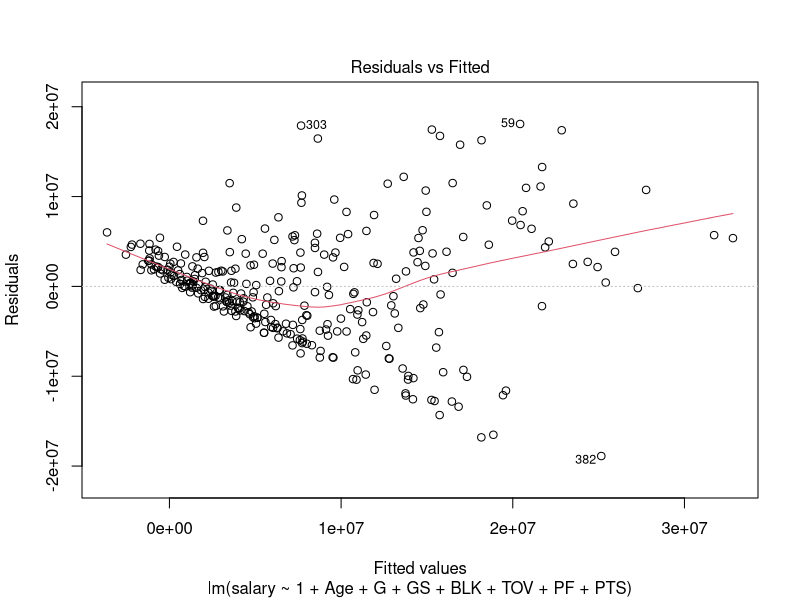
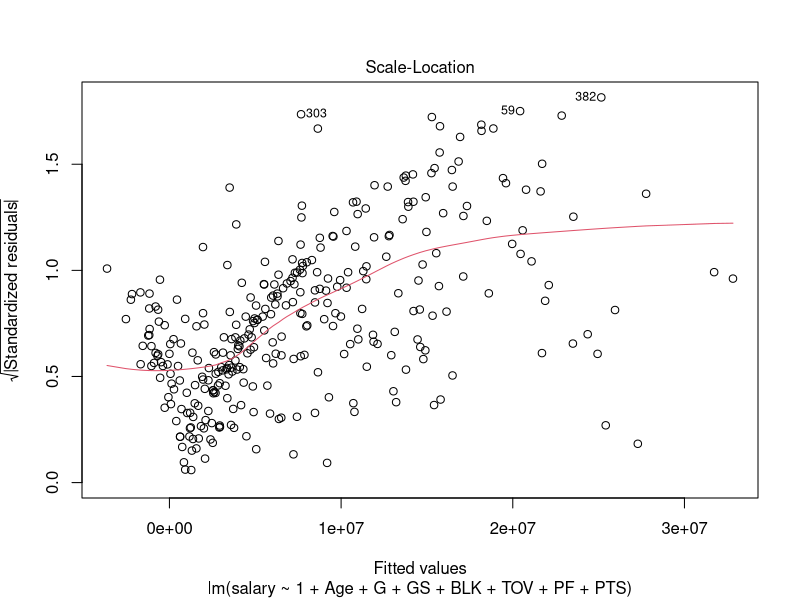
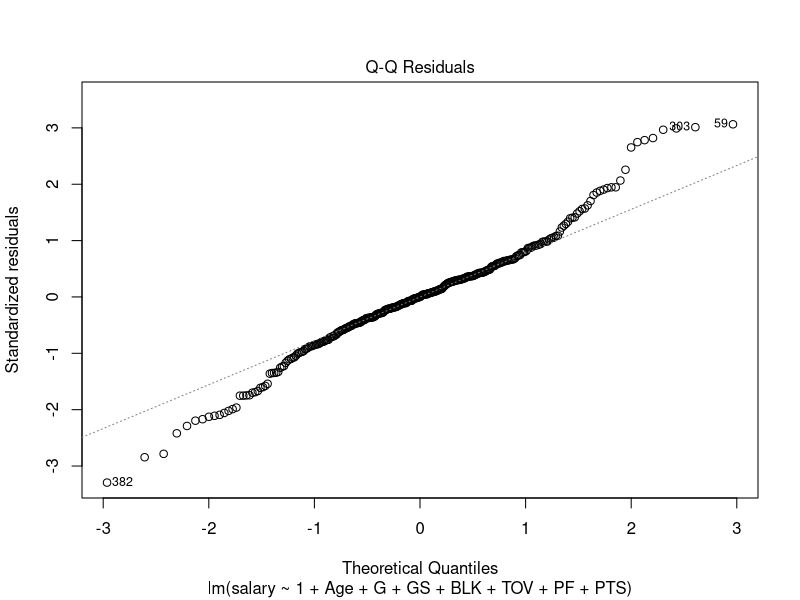

Write the R code that produced these figures, in order.
## ---- chunk 1
knitr::opts_chunk$set(echo = TRUE)
library(tidyverse)
library(dplyr)
## ---- chunk 2
player_stats_2019_20 <- read.csv("2019-20_player_stats.csv")
player_salaries_2019_20 <- read.csv("2019-20_player_salaries.csv")
#player_stats_2019_20
colnames(player_salaries_2019_20)[3] <- "Player"
#player_salaries_2019_20

player_stats_2020_21 <- read.csv("2020-21_player_stats.csv")
player_salaries_2020_21 <- read.csv("2020-21_player_salaries.csv")
#player_stats_2020_21
colnames(player_salaries_2020_21)[3] <- "salary"
#player_salaries_2020_21
## ---- chunk 3
merged_2019_20 <- merge(player_salaries_2019_20, player_stats_2019_20, by = 'Player')
merged_2019_20 <- merged_2019_20 %>%
  distinct(Player, .keep_all = TRUE)

merged_2020_21 <- merge(player_salaries_2020_21, player_stats_2020_21, by = 'Player')
merged_2020_21 <- merged_2020_21 %>%
  distinct(Player, .keep_all = TRUE)
  
## ---- chunk 4
data_split <- sort(sample(nrow(merged_2019_20), nrow(merged_2019_20)*0.8))
train <- merged_2019_20[data_split,]
dev <- merged_2019_20[-data_split,]
test <- merged_2020_21
## ---- chunk 5
model <- lm(salary ~ 1 + Age + G + GS + BLK + TOV + PF + PTS, train)
summary(model)
## ---- chunk 6
plot(model, which = 1)
## ---- chunk 7
plot(model, which = 3)
## ---- chunk 8
plot(model, which = 2)
## ---- chunk 9
library(car)
library(lmtest)
vcv0 <- hccm(model, type = "hc0")
vcv0

library("broom")
modelv2 <- tidy(coeftest(model, vcov = vcv0))

## ---- chunk 10
dev_predictions <- predict(model, newdata = dev)
test_predictions <- predict(model, newdata = test)
